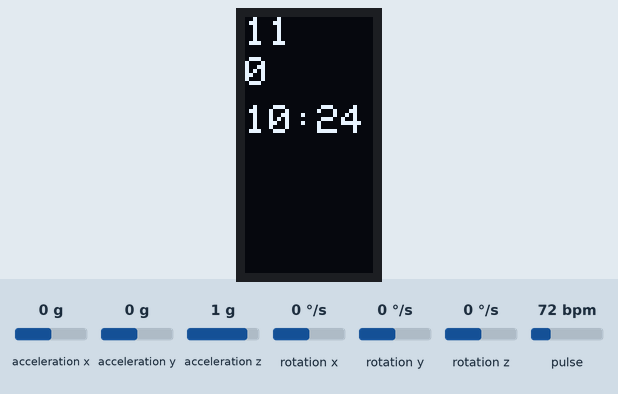
The sketch below on a simulated Arduino Uno, built with avr-gcc and run on an emulated ATmega328P. On the bench: 32×64 one-colour display. The test bench sets the inputs (shaded band); at power-on: pulse 72 bpm, acceleration y 0 g, acceleration x 0 g, acceleration z 1 g, rotation x 0 °/s, rotation y 0 °/s, rotation z 0 °/s. The local clock reads 2024-03-15 10:24:30 at power-on unless the sketch sets it; what the sketch prints to the serial monitor is not drawn.

Above: at 1.2 s.
1.3 s: pulse set to 158 bpm
At 1.52 s:
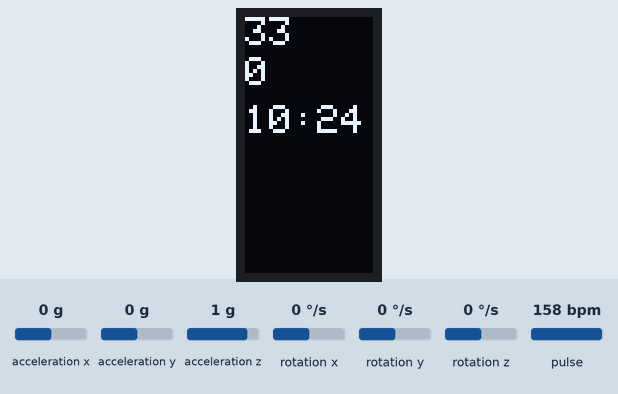
3.2 s: acceleration y set to 0.8 g
At 4.5 s:
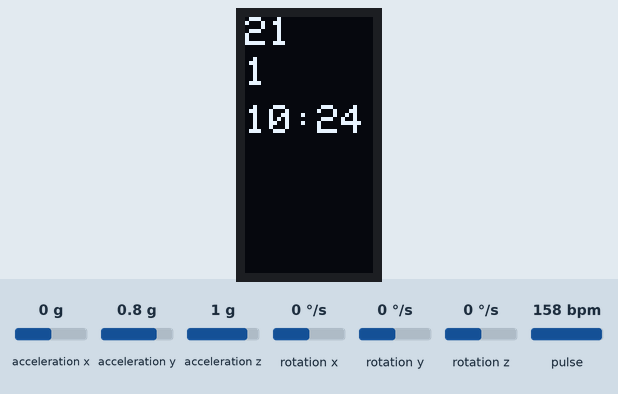
4.8 s: pulse set to 42 bpm
At 7.1 s:
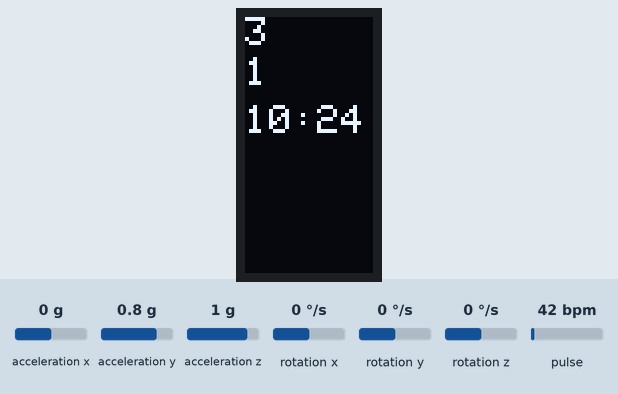
7.8 s: pulse set to 70 bpm
At 9.0 s:
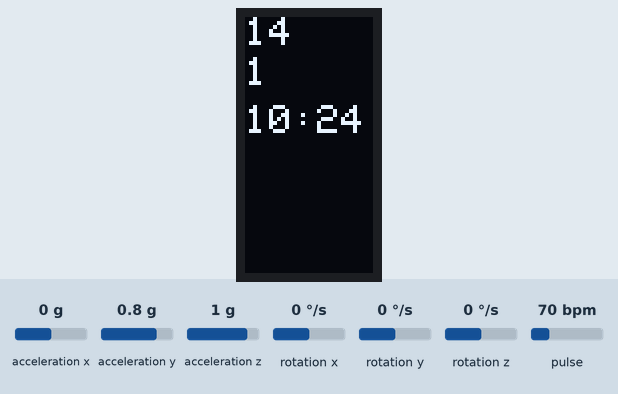
Timing chart, 0 to 10.8 s (numbered marks = the images above; inputs shaded):
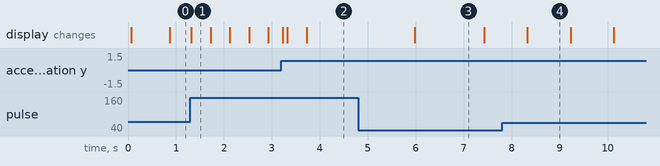

Measured:
- after the input at 4.8 s, the display: changes after 1.2 s (image 3)
- what the display in image 1 shows lasts 0.4 s, from 1.3 s to 1.7 s
- what the display in image 3 shows lasts 1.4 s, from 6.0 s to 7.4 s
- what the display in image 4 shows lasts 0.9 s, from 8.3 s to 9.2 s

The sketch:

ShubsWatch.ino
```cpp
#include <Wire.h>
#include <Adafruit_SSD1306.h>
#include <Adafruit_GFX.h>
#include "RTClib.h"
#include "MAX30105.h"
#include "heartRate.h"
#include <MPU6050.h>

// Reduced display size and buffer
#define SCREEN_WIDTH 32
#define SCREEN_HEIGHT 64
Adafruit_SSD1306 display(SCREEN_WIDTH, SCREEN_HEIGHT, &Wire, -1);

// RTC - using minimal DateTime
RTC_DS3231 rtc;

// Heart rate sensor with reduced buffer
MAX30105 particleSensor;
const byte RATE_SIZE = 6;  // Reduced from 6
byte rates[RATE_SIZE];
byte rateSpot = 0;
unsigned long lastBeat = 0;
byte beatAvg = 0;  // Changed from int
byte bpm;

// Step counter with optimized variables
volatile uint16_t stepCount = 0;  // Using uint16_t instead of int
float previousY = 0;
bool stepDetected = false;
MPU6050 mpu;

// Memory tracking
int freeRam() {
  extern int __heap_start, *__brkval;
  int v;
  return (int) &v - (__brkval == 0 ? (int) &__heap_start : (int) __brkval);
}

void setup() {
  // Start with minimal Serial
  Serial.begin(9600);  // Reduced from 115200 to save memory
  Serial.print(F("Init... Free RAM: "));
  Serial.println(freeRam());

  // Initialize I2C bus
  Wire.begin();

  // OLED with reduced buffer
  if(!display.begin(SSD1306_SWITCHCAPVCC, 0x3C)) {
    Serial.println(F("OLED failed"));
    while(1);
  }
  display.clearDisplay();
  display.setTextSize(1);
  display.setTextColor(WHITE);

  // RTC - minimal initialization
  if(!rtc.begin()) {
    Serial.println(F("RTC failed"));
    while(1);
  }

  // Heart rate sensor
  if(!particleSensor.begin(Wire, I2C_SPEED_STANDARD)) {  // Reduced speed
    Serial.println(F("MAX30105 failed"));
    while(1);
  }
  particleSensor.setup();
  particleSensor.setPulseAmplitudeRed(0x0A);
  particleSensor.setPulseAmplitudeGreen(0);

  Serial.print(F("Sensors OK. Free RAM: "));
  Serial.println(freeRam());
}

void loop() {
  static unsigned long lastUpdate = 0;
  unsigned long now = millis();

  // Process sensors only every 50ms
  if(now - lastUpdate >= 50) {
    lastUpdate = now;

    // Get time (minimal processing)
    DateTime time = rtc.now();

    // Heart rate monitoring
    long irValue = particleSensor.getIR();
    if(checkForBeat(irValue)) {
      unsigned long delta = now - lastBeat;
      lastBeat = now;
      bpm = 60 / (delta / 1000.0);
      if(bpm > 40 && bpm < 210) {
        rates[rateSpot++] = bpm;
        rateSpot %= RATE_SIZE;
        beatAvg = 0;
        for(byte i=0; i<RATE_SIZE; i++) beatAvg += rates[i];
        beatAvg /= RATE_SIZE;
      }
    }

    // Step counting (simplified)
    int16_t ax, ay, az;
    mpu.getAcceleration(&ax, &ay, &az);

    float accelY = ay / 16384.0; // Convert to g's
    float threshold = 0.5;

    if (!stepDetected && (accelY - previousY) > threshold) {
      stepCount++;
      stepDetected = true;
      Serial.print("Step Count: ");
      Serial.println(stepCount);
    }

    // Update display (minimal)
    display.clearDisplay();
    display.setCursor(0,0);
    //display.print(F("BPM:"));
    display.print(irValue < 50000 ? F("--") : String(beatAvg));

    display.setCursor(0,10);
    //display.print(F("Steps:"));
    display.print(stepCount);

    display.setCursor(0,22);
    if(time.hour() < 10) display.print('0');
    display.print(time.hour());
    display.print(':');
    if(time.minute() < 10) display.print('0');
    display.print(time.minute());

    display.display();
  }

  // Minimal serial output
  static unsigned long lastSerial = 0;
  if(now - lastSerial > 1000) {
    lastSerial = now;
    //Serial.print(F("RAM:"));
    //Serial.print(freeRam());
    Serial.print(F(" BPM:"));
    Serial.print(beatAvg);
    Serial.print("       ");
    Serial.print(bpm);
    Serial.print(F(" Steps:"));
    Serial.println(stepCount);
  }
}
```
